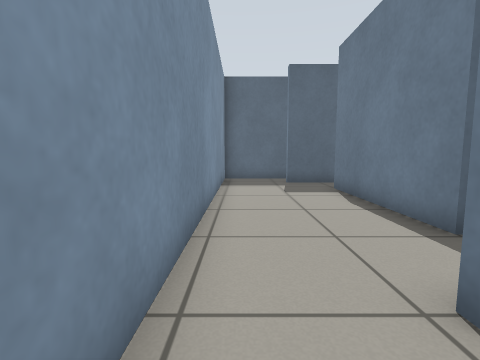
view 1 (above)

16 first-person views from a walk through a Gazebo world. The camera is 0.66 m above the floor, tilts 6° down and sees 85° across. The floor is counted in squares, 0.5 m on a side. Each view is taken from the middle of a square. On the plan, view 1 faces up. The plan holds only what a view shows up to about 13 squares ahead; the rest is blank.

view 2
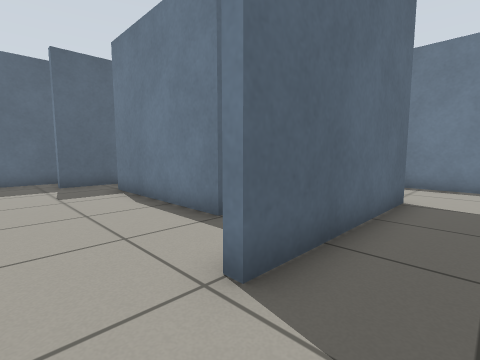

view 3
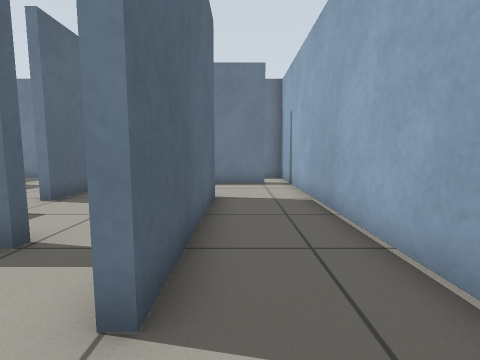

view 4
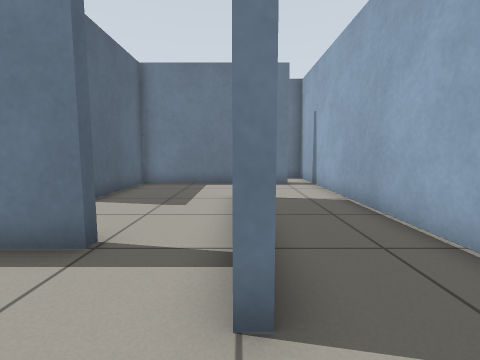

view 5
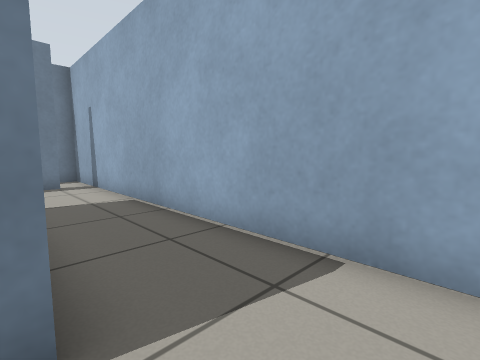

view 6
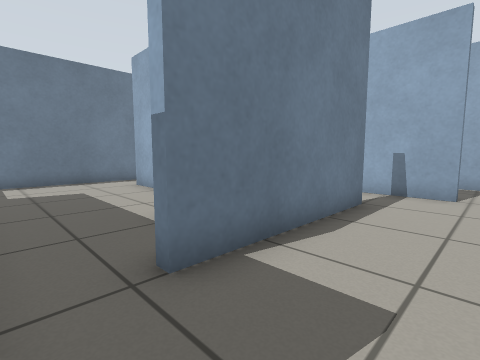

view 7
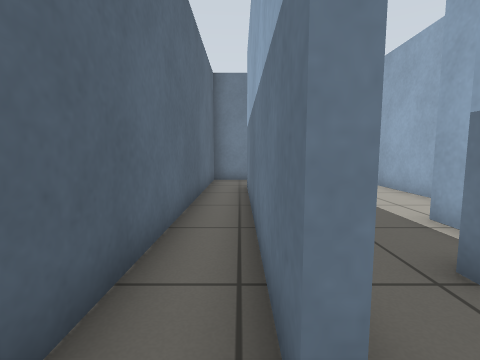

view 8
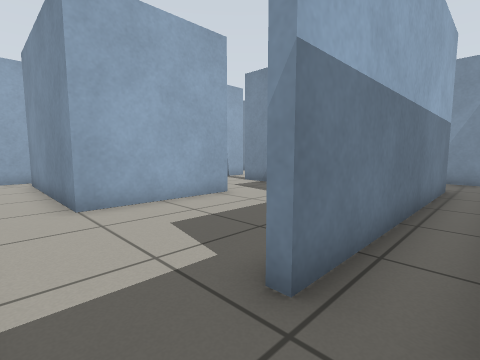

view 9
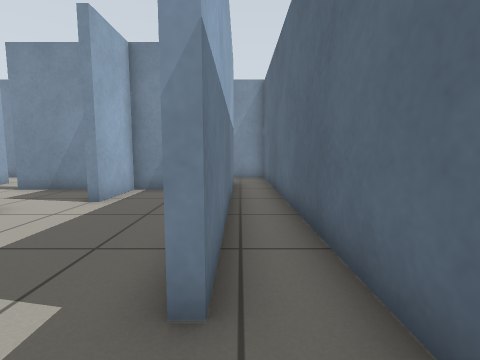

view 10
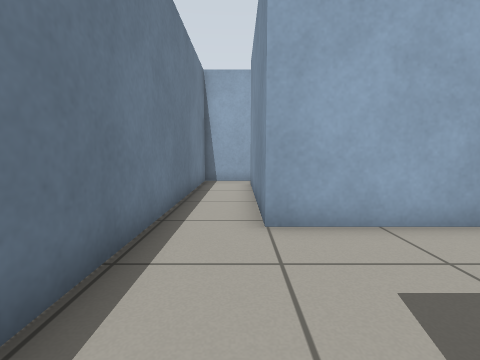

view 11
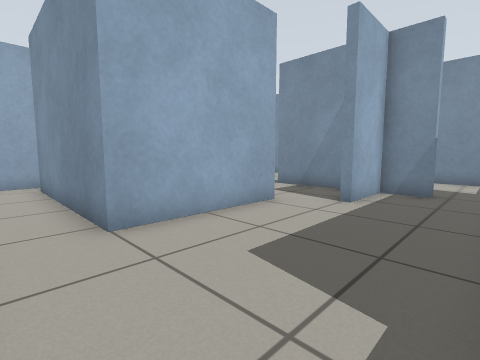

view 12
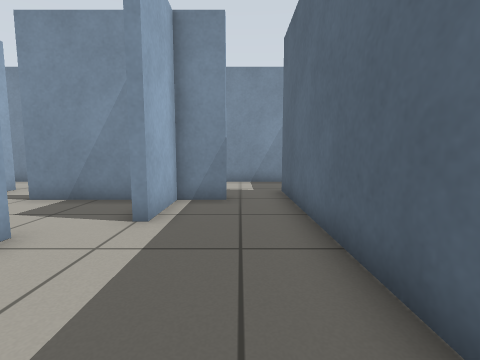

view 13
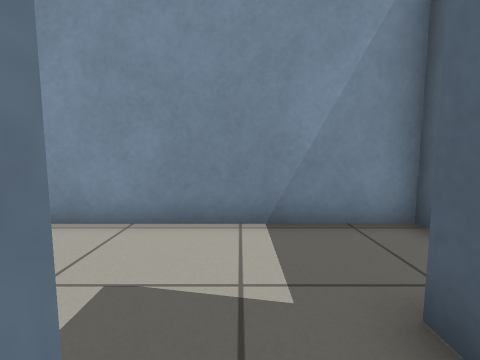

view 14
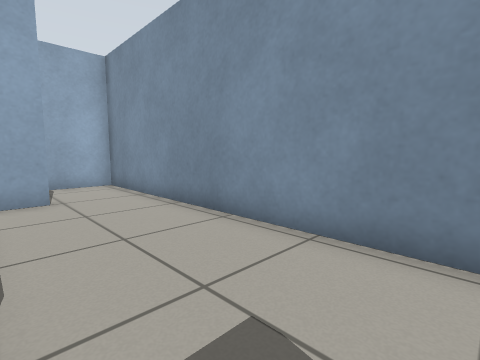

view 15
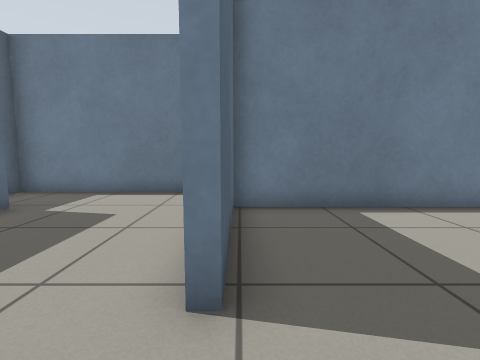

view 16
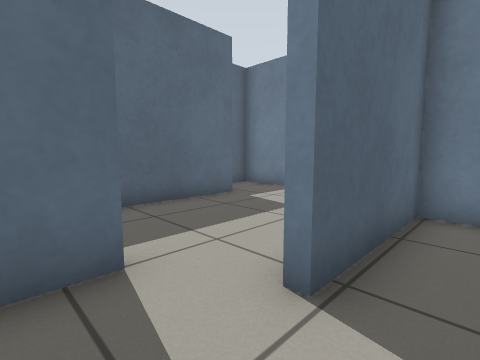

### Floor plan
Points are (right, up) in squares from view 1. A wall is a line through its corners. A room is listed if a view was taken in it or the views show most of it. See-through windows are left out.
Room 1 (views 1, 2, 3, 4, 5)
walls: (7.9, 1.7) (1.8, 1.7) (1.8, 2.1); (-0.8, 2.6) (-0.8, -1.1) (11.1, -1.1); (11.3, -0.1) (11.3, 2.4)
ways out: gap at (11, 0) to room 3; opening at (0.5, 2) to room 4; opening at (9, 2) to room 5
Room 2 (views 6, 7, 8, 9, 10, 11)
walls: (2, 11.7) (11.1, 11.7); (13.6, 10.6) (13.6, 13.3) (-0.8, 13.3) (-0.8, 10.6)
ways out: opening at (12.5, 11) to room 3; opening at (0.5, 11) to room 4
Room 3 (view 12)
walls: (7, 6.5) (11.5, 6.5) (11.5, -0.1); (6.1, 7.9) (5, 7.9); (11.1, 11.4) (4.5, 11.4); (3.8, 9.6) (3.8, 8.2) (6.1, 8.2); (11.1, -1.1) (13.6, -1.1) (13.6, 10.6)
ways out: gap at (11, 0) to room 1; opening at (12.5, 11) to room 2; opening at (4, 10) to room 4; opening at (6, 6) to room 5
Room 4 (views 13, 14)
walls: (3.8, 4.1) (3.5, 4.1) (3.5, 9.6) (3.8, 9.6); (1.8, 2.1) (4.3, 2); (-0.8, 10.6) (-0.8, 2.6); (4.5, 11.4) (2, 11.4)
ways out: opening at (0.5, 2) to room 1; opening at (0.5, 11) to room 2; opening at (4, 10) to room 3; opening at (4, 3.5) to room 5
Room 5 (views 15, 16)
walls: (3.8, 7) (3.8, 4.1); (11.3, 2.4) (11.3, 6.1) (7, 6.1)
ways out: opening at (9, 2) to room 1; opening at (6, 6) to room 3; opening at (4, 3.5) to room 4

Positions as (right, up) in squares from view 1, and headings:
1: (0, 0), facing up
2: (0, 0), facing up-right
3: (0, 1), facing right
4: (0, 2), facing right
5: (0, 2), facing down-right
6: (1, 11), facing down-right
7: (1, 12), facing right
8: (13, 13), facing down-left
9: (13, 12), facing left
10: (12, 11), facing down
11: (13, 11), facing down-left
12: (11, 10), facing left
13: (4, 10), facing left
14: (3, 10), facing down-left
15: (5, 6), facing right
16: (5, 5), facing up-right
